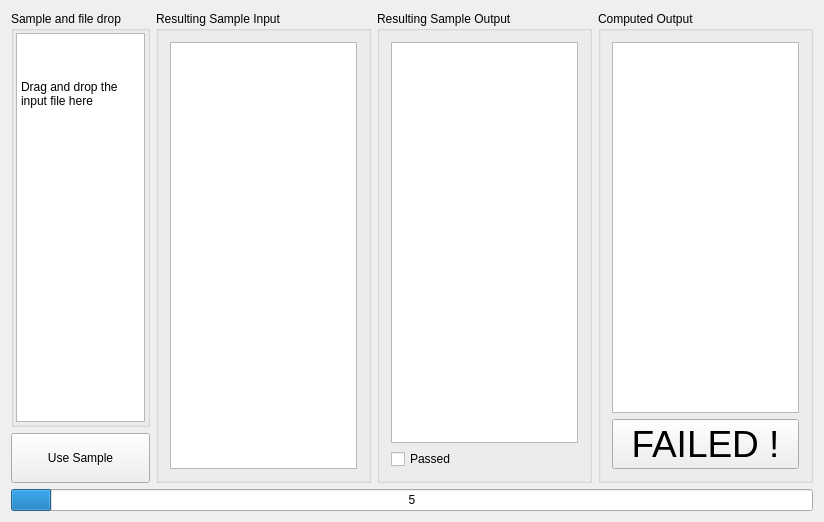
<?xml version="1.0" encoding="UTF-8"?>
<ui version="4.0">
 <class>ReverseWordsClass</class>
 <widget class="QWidget" name="ReverseWordsClass">
  <property name="geometry">
   <rect>
    <x>0</x>
    <y>0</y>
    <width>824</width>
    <height>522</height>
   </rect>
  </property>
  <property name="acceptDrops">
   <bool>true</bool>
  </property>
  <property name="windowTitle">
   <string>ReverseWords</string>
  </property>
  <layout class="QVBoxLayout" name="verticalLayout_6">
   <item>
    <layout class="QHBoxLayout" name="horizontalLayout_2">
     <item>
      <layout class="QVBoxLayout" name="verticalLayout_5" stretch="0,0">
       <item>
        <widget class="QGroupBox" name="groupBox">
         <property name="title">
          <string>Sample and file drop</string>
         </property>
         <layout class="QVBoxLayout" name="verticalLayout">
          <property name="spacing">
           <number>2</number>
          </property>
          <property name="margin">
           <number>2</number>
          </property>
          <item>
           <widget class="QPlainTextEdit" name="pEditDrop">
            <property name="acceptDrops">
             <bool>false</bool>
            </property>
            <property name="plainText">
             <string>


Drag and drop the input file here</string>
            </property>
           </widget>
          </item>
         </layout>
        </widget>
       </item>
       <item>
        <widget class="QPushButton" name="pUseSampleButton">
         <property name="minimumSize">
          <size>
           <width>0</width>
           <height>50</height>
          </size>
         </property>
         <property name="text">
          <string>Use Sample</string>
         </property>
        </widget>
       </item>
      </layout>
     </item>
     <item>
      <layout class="QHBoxLayout" name="horizontalLayout">
       <item>
        <widget class="QGroupBox" name="groupBox_2">
         <property name="title">
          <string>Resulting Sample Input</string>
         </property>
         <layout class="QVBoxLayout" name="verticalLayout_2">
          <item>
           <widget class="QPlainTextEdit" name="pEditSampleInput">
            <property name="acceptDrops">
             <bool>false</bool>
            </property>
           </widget>
          </item>
         </layout>
        </widget>
       </item>
       <item>
        <widget class="QGroupBox" name="pGroupSamplOut">
         <property name="title">
          <string>Resulting Sample Output</string>
         </property>
         <layout class="QVBoxLayout" name="verticalLayout_4">
          <item>
           <widget class="QPlainTextEdit" name="pEditSampleOutput">
            <property name="acceptDrops">
             <bool>false</bool>
            </property>
           </widget>
          </item>
          <item>
           <widget class="QCheckBox" name="pPassedCheckBox">
            <property name="text">
             <string>Passed</string>
            </property>
            <property name="iconSize">
             <size>
              <width>28</width>
              <height>28</height>
             </size>
            </property>
            <property name="checkable">
             <bool>true</bool>
            </property>
           </widget>
          </item>
         </layout>
        </widget>
       </item>
       <item>
        <widget class="QGroupBox" name="groupBox_3">
         <property name="title">
          <string>Computed Output</string>
         </property>
         <layout class="QVBoxLayout" name="verticalLayout_3">
          <item>
           <widget class="QPlainTextEdit" name="pEditComputedOutput">
            <property name="acceptDrops">
             <bool>false</bool>
            </property>
           </widget>
          </item>
          <item>
           <widget class="QPushButton" name="pFailedButton">
            <property name="enabled">
             <bool>true</bool>
            </property>
            <property name="minimumSize">
             <size>
              <width>0</width>
              <height>50</height>
             </size>
            </property>
            <property name="font">
             <font>
              <pointsize>28</pointsize>
             </font>
            </property>
            <property name="text">
             <string>FAILED !</string>
            </property>
           </widget>
          </item>
         </layout>
        </widget>
       </item>
      </layout>
     </item>
    </layout>
   </item>
   <item>
    <widget class="QProgressBar" name="pProgressBar">
     <property name="value">
      <number>5</number>
     </property>
     <property name="textVisible">
      <bool>true</bool>
     </property>
     <property name="invertedAppearance">
      <bool>false</bool>
     </property>
     <property name="textDirection">
      <enum>QProgressBar::TopToBottom</enum>
     </property>
     <property name="format">
      <string>%v</string>
     </property>
    </widget>
   </item>
  </layout>
 </widget>
 <layoutdefault spacing="6" margin="11"/>
 <resources>
  <include location="visualproblemsolver.qrc"/>
 </resources>
 <connections/>
</ui>
